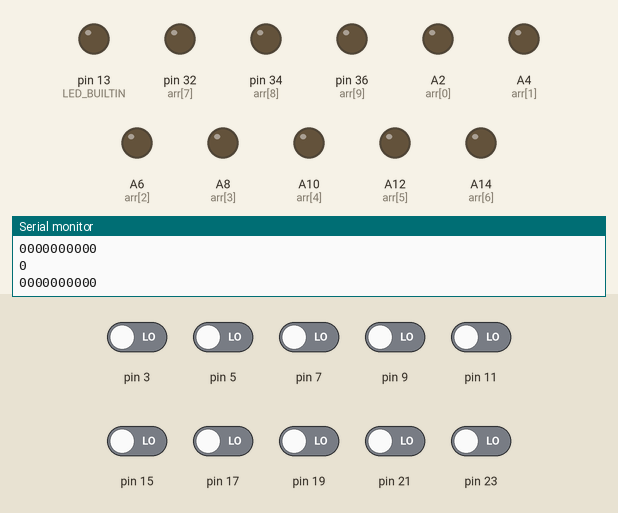
The sketch below on a simulated Arduino Mega 2560, built with avr-gcc and run on an emulated ATmega2560. On the bench: output pins drawn as LEDs (lit = HIGH), the last lines printed to the serial monitor. The test bench sets the inputs (shaded band); at power-on: pin 3, pin 5, pin 7, pin 9, pin 11, pin 15, pin 17, pin 19, pin 21, pin 23 LOW.

Above: at 17.1 s.
17.2 s: pin 3 driven HIGH
At 18.4 s:
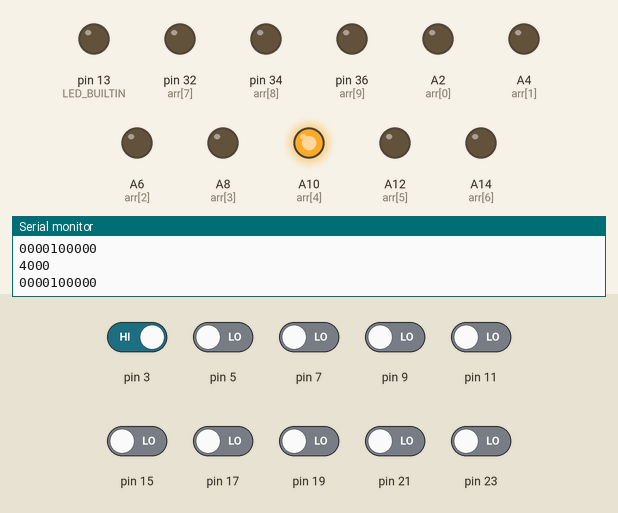
18.7 s: pin 5 driven HIGH
At 19.7 s:
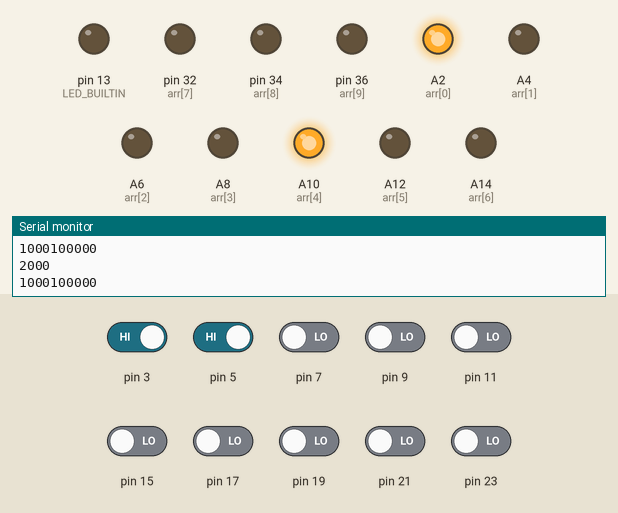
20.2 s: pin 7 driven HIGH
At 20.9 s:
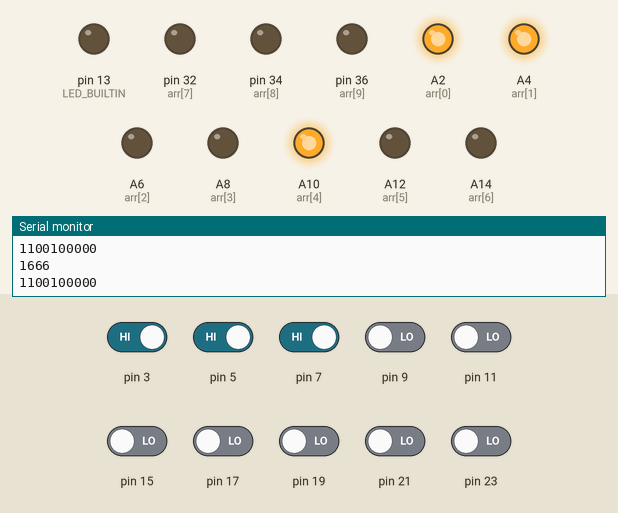
21.7 s: pin 9 driven HIGH
At 22.1 s:
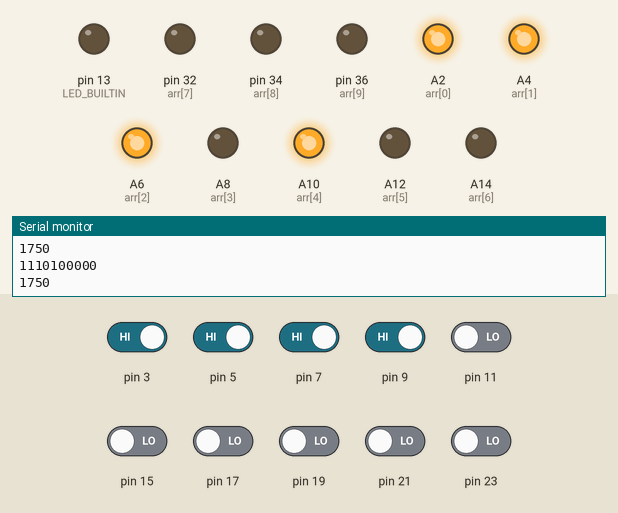
23.2 s: pin 11 driven HIGH
At 24.4 s:
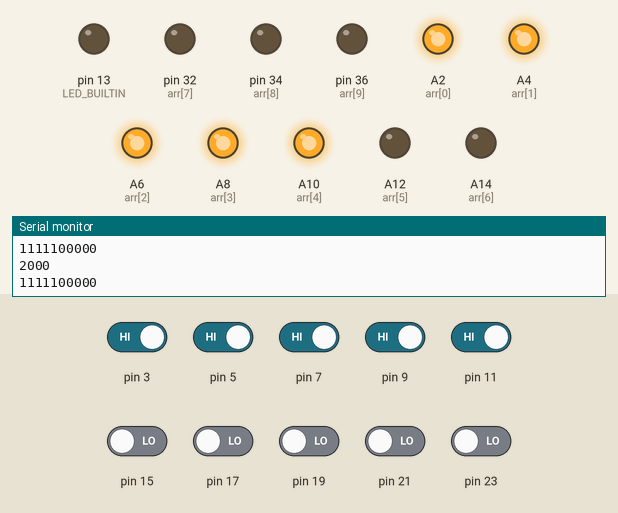
24.7 s: pin 15 driven HIGH
At 25.0 s:
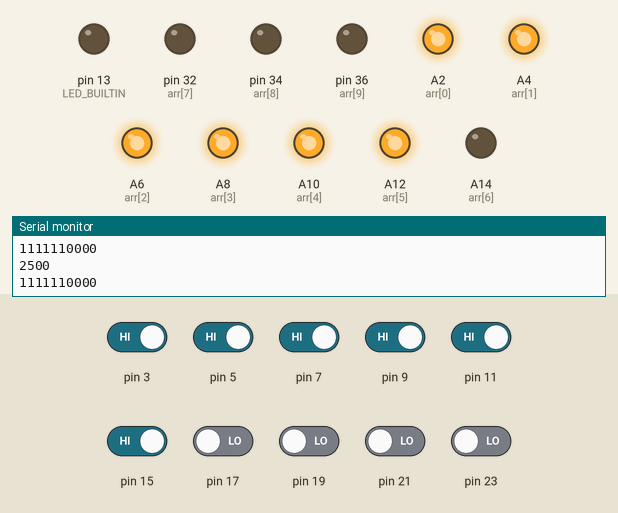
Timing chart, 0 to 27.2 s (numbered marks = the images above; inputs shaded):
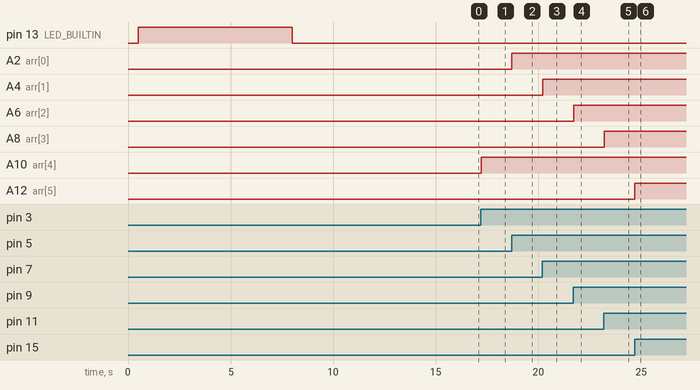

Measured:
- after the input at 17.2 s, A10 (arr[4]): LOW → HIGH at once
- after the input at 18.7 s, A2 (arr[0]): LOW → HIGH at once
- after the input at 20.2 s, A4 (arr[1]): LOW → HIGH at once
- after the input at 21.7 s, A6 (arr[2]): LOW → HIGH at once
- after the input at 23.2 s, A8 (arr[3]): LOW → HIGH at once
- after the input at 24.7 s, A12 (arr[5]): LOW → HIGH at once

The sketch:

value_check.ino
```cpp
#include <QTRSensors.h>


String path;
int threshold_value[12];
int min_value[12];
int max_value[12];

int arr[] = {A2,A4,A6,A8,A10,A12,A14,32,34,36};
int arr2[] = {5, 7, 9, 11,3, 15, 17, 19,21,23};
QTRSensors qtr;

const uint8_t SensorCount = 10;
uint16_t sensorValues[SensorCount];

void setup()
{
  Serial.begin(9600);
  Calibration();
  for(int i=0;i<10;i++){
    pinMode(arr[i],OUTPUT);
  }
  /*for(int i=0;i<10;i++){
    pinMode(arr2[i],INPUT);
  }
  */
}
int i=0; char s[100];
//String Str;
void loop()
{

//value();
  Read_Values();


}/*
void value(){
  for(int i=0;i<10;i++){
    int x = analogRead(arr2[i]);
    Serial.print(x);Serial.print(" ");
  }Serial.println("");
}*/
```

IR.ino
```cpp
//Funtion
void Calibration(){
    qtr.setTypeRC();
  qtr.setSensorPins((const uint8_t[]){5, 7, 9, 11,3, 15, 17, 19,21,23}, SensorCount);

  delay(500);
  pinMode(LED_BUILTIN, OUTPUT);
  digitalWrite(LED_BUILTIN, HIGH);

  for (uint16_t i = 1; i <= 300; i++)
  {
    qtr.calibrate();
  }
  digitalWrite(LED_BUILTIN, LOW);

  calibrate();
}

//Funtion

int Read_Values(){
  String str;qtr.readCalibrated(sensorValues);
  uint16_t Position = qtr.readLineBlack(sensorValues);
  Serial.print(Position);Serial.println('\t');
  for (int i = 0; i < SensorCount; i++)
  {
    if (sensorValues[i] > threshold_value[i]){
       str += '1';
       digitalWrite(arr[i],1);
    }
    else {
      digitalWrite(arr[i],0);
      str += '0';
    }
  }Serial.print(str);
  Serial.println("");

}
```

new_cali.ino
```cpp
void  calibrate()
{

  for(int i=0;i<SensorCount;i++)
  {
     min_value[i]=1005;
     max_value[i]=0;
     Serial.print(min_value[i]);Serial.print(" ");
     Serial.println(max_value[i]);
  }
  for( int i=0;i<3000;i++)
  {
    qtr.readCalibrated(sensorValues);
    for(int i=0;i<SensorCount;i++)
    {
      if(sensorValues[i]<min_value[i])
      {
        min_value[i]=sensorValues[i];
      }
    if(sensorValues[i]>max_value[i])
      {
        max_value[i]=sensorValues[i];
      }
     // Serial.print(min_value[i]);Serial.print(" ");
     //Serial.println(max_value[i]);
      //Serial.print(sensorValues[i]);Serial.print("  ");
    }//Serial.println("");
  }
  for(int i=0;i<SensorCount;i++)
  {
    Serial.print(min_value[i]);Serial.print("    ");
    Serial.print(max_value[i]);Serial.print("    ");
    threshold_value[i]=((min_value[i]+max_value[i])/2);
    Serial.println(threshold_value[i]);
  }Serial.println("");
}
```
